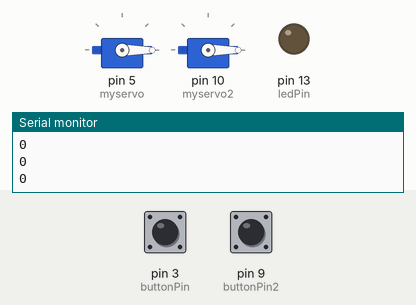
This sketch was run on a simulated Arduino Uno, built with avr-gcc and run on an emulated ATmega328P. Shown: 2 × servo, output pins drawn as LEDs (lit = HIGH), the last lines printed to the serial monitor. The inputs (shaded band) are chosen by the test bench; at power-on: pin 3 (buttonPin) LOW, pin 9 (buttonPin2) LOW.

Above: at 2.2 s.
2.3 s: pin 3 (buttonPin) pulled HIGH for 3.2 s
At 3.1 s:
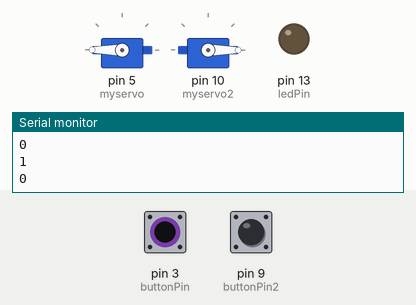
7.0 s: pin 9 (buttonPin2) pulled HIGH for 0.15 s
At 7.9 s:
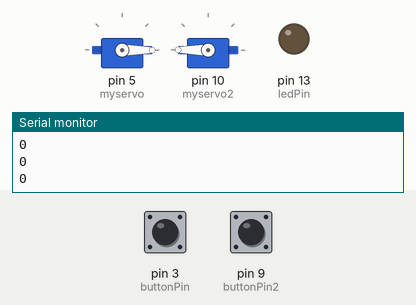
8.6 s: pin 3 (buttonPin) pulled HIGH for 0.15 s
At 9.2 s:
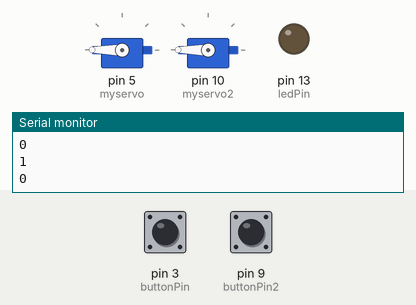
10.2 s: pin 3 (buttonPin) pulled HIGH for 1 s
At 11.6 s:
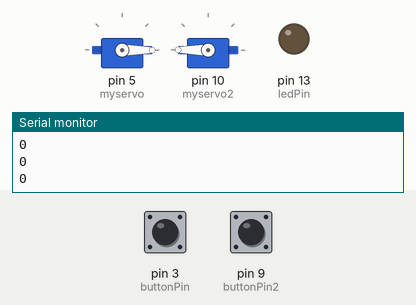
12.7 s: pin 9 (buttonPin2) pulled HIGH for 1 s
At 13.7 s:
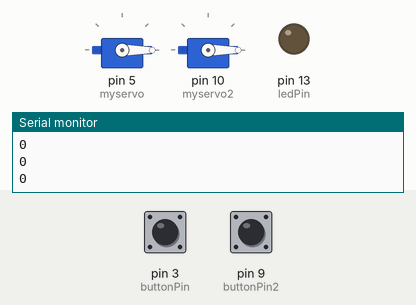
Timing chart, 0 to 15.7 s (numbered marks = the images above; inputs shaded):
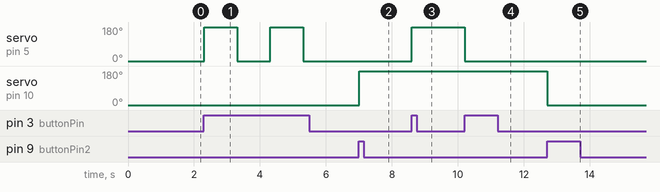

The sketch:

two_switch_code.ino
```cpp
#include <Servo.h>

Servo myservo;
Servo myservo2;
const int buttonPin = 3;
const int buttonPin2 = 9;
const int ledPin = 13;
int buttonState = 0;
int buttonState2 = 0;
int servoState = 0;
int servoState2 = 0;

void setup() {
  myservo.attach(5);
  myservo.write(0);
  myservo2.attach(10);
  myservo2.write(0);
  delay(1000);
  pinMode(buttonPin, INPUT);
  pinMode(buttonPin2, INPUT);
  pinMode(ledPin, OUTPUT);
  Serial.begin(9600);
}

void loop() {
  buttonState = digitalRead(buttonPin);
  buttonState2 = digitalRead(buttonPin2);
  Serial.println(buttonState);
  Serial.println(servoState);

  if (buttonState == HIGH) {
    if (servoState == 0) {
      myservo.write(180);
      delay(1000);
      servoState = 1;
    } else {
      myservo.write(0);
      delay(1000);
      servoState = 0;
    }
  }

  if (buttonState2 == HIGH) {
    if (servoState2 == 0) {
      myservo2.write(180);
      delay(1000);
      servoState2 = 1;
    } else {
      myservo2.write(0);
      delay(1000);
      servoState2 = 0;
    }
  }
}
```

Measured:
- after the input at 2.3 s, servo on pin 5 (myservo): alternates 180° for 1.0 s and 0° for 1.0 s, starting at once
- after the input at 7.0 s, servo on pin 10 (myservo2): 0° → 180° at once
- after the input at 8.6 s, servo on pin 5 (myservo): 0° → 180° at once
- after the input at 10.2 s, servo on pin 5 (myservo): 180° → 0° at once
- after the input at 12.7 s, servo on pin 10 (myservo2): 180° → 0° at once
